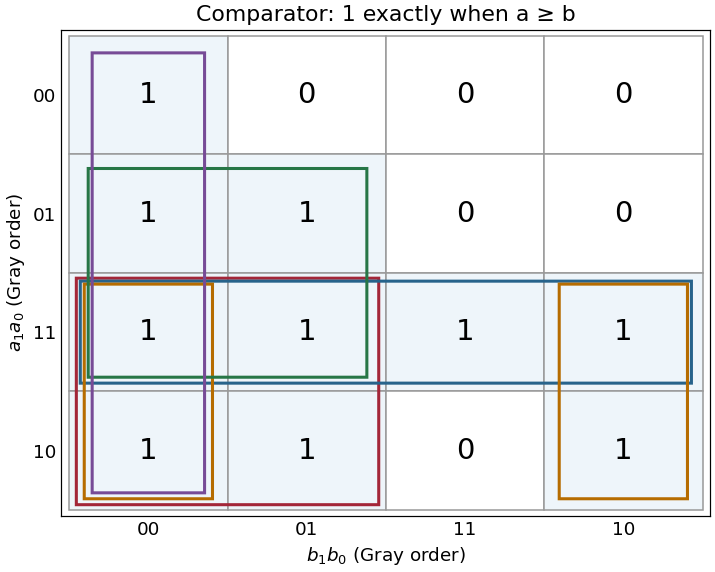

The script that drew this image:
"""Original solution figure. Python 3.14; NumPy 2.3; Matplotlib 3.10. Writes to CWD."""
from pathlib import Path
import numpy as np
import matplotlib
matplotlib.use("Agg")
import matplotlib.pyplot as plt
from matplotlib.patches import FancyBboxPatch
plt.rcParams.update({"font.size": 12, "figure.facecolor": "white", "axes.facecolor": "white", "savefig.facecolor": "white"})

fig,ax=plt.subplots(figsize=(6.5,5.2),layout="constrained")
gray=[0,1,3,2]
for i,a in enumerate(gray):
 for j,b in enumerate(gray):
  v=int(a>=b)
  ax.add_patch(plt.Rectangle((j,i),1,1,facecolor="#eef5fa" if v else "white",edgecolor="#999"))
  ax.text(j+.5,i+.5,str(v),ha="center",va="center",fontsize=19)
# Five essential size-four implicants; wraparound rectangles are split.
groups=[([(0,2,2,2)],"#a32638"), ([(0,2,4,1)],"#27638b"), ([(0,2,1,2),(3,2,1,2)],"#b66c00"), ([(0,1,2,2)],"#277646"), ([(0,0,1,4)],"#774b96")]
for k,(rects,color) in enumerate(groups):
 for x,y,w,h in rects:
  d=.045+k*.025
  ax.add_patch(FancyBboxPatch((x+d,y+d),w-2*d,h-2*d,boxstyle="round,pad=0",fill=False,ec=color,lw=2))
ax.set(xticks=np.arange(4)+.5,xticklabels=[format(x,"02b") for x in gray],yticks=np.arange(4)+.5,yticklabels=[format(x,"02b") for x in gray],xlabel="$b_1b_0$ (Gray order)",ylabel="$a_1a_0$ (Gray order)",xlim=(-.05,4.05),ylim=(4.05,-.05),title="Comparator: 1 exactly when a ≥ b")
ax.tick_params(length=0)
fig.savefig(Path(__file__).with_suffix(".png").name,dpi=110)
